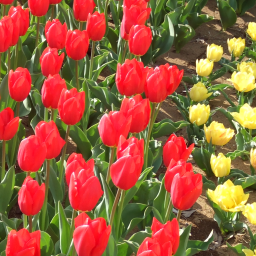
#> input picture img2.bmp, 256 x 256 px
$ python main.py
#> lines starting #> are read from the running program, lines starting #| are printed output that depends on the picture
#> in main, img is the input picture: shape (256, 256, 3); mean B, G, R 60.6, 93.5, 156

# Autores: Gabriel Baumgarten e Henrique Da Gama
# Universidade Tecnológica Federal do Paraná
#===============================================================================

import sys
import numpy as np
import cv2
import math

#===============================================================================

INPUT_IMAGE =  'img2.bmp'

# TODO: ajuste estes parâmetros!
NEGATIVO = False
THRESHOLD = 0.8
ALTURA_MIN = 10
LARGURA_MIN = 10
N_PIXELS_MIN = 400
# GRAY_SCALE = True
GRAY_SCALE = False

# números ímpares
WINDOW_SIZE = 9

#===============================================================================

def filtro_ingenuo(img):

    img_saida = np.zeros((img.shape[0], img.shape[1], 3), img.dtype)

    janela = math.floor(WINDOW_SIZE/2)

    if GRAY_SCALE:
        for linha in range(janela, img.shape[0] - janela ):
            for coluna in range(janela, img.shape[1] - janela ):
                soma = 0

                for window_row in range(-janela, janela + 1):
                    for window_column in range(-janela, janela + 1):
                        soma += img[linha+window_row][coluna+window_column][0]

                img_saida[linha][coluna] = soma/(WINDOW_SIZE*WINDOW_SIZE)
    else:
        for canal in range(3):
            for linha in range(janela, img.shape[0] - janela ):
                for coluna in range(janela, img.shape[1] - janela ):
                    soma = 0

                    for window_row in range(-janela, janela + 1):
                        for window_column in range(-janela, janela + 1):
                            soma += img[linha+window_row][coluna+window_column][canal]

                    img_saida[linha][coluna][canal] = soma/(WINDOW_SIZE*WINDOW_SIZE)
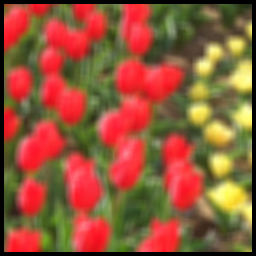
#> img_saida: shape (256, 256, 3) float32; mean B, G, R 0.224, 0.342, 0.577

    return img_saida


#===============================================================================

def filtro_separavel(img):

    img_buffer = np.zeros((img.shape[0], img.shape[1], 3), np.float64)
    img_saida = np.zeros((img.shape[0], img.shape[1], 3), np.float64)

    janela = math.floor(WINDOW_SIZE/2)

    if GRAY_SCALE:
        for linha in range(janela, img.shape[0] - janela):
            for coluna in range(janela, img.shape[1] - janela):
                soma = 0

                for window_column in range(-janela, janela + 1):

                    soma += img[linha][coluna-window_column][0]

                img_buffer[linha][coluna] = soma

        for coluna in range(janela, img.shape[1] - janela):
            for linha in range(janela, img.shape[0] - janela):
                soma = 0

                for window_row in range(-janela, janela + 1):

                    soma += img_buffer[linha-window_row][coluna]

                img_saida[linha][coluna] = soma/(WINDOW_SIZE*WINDOW_SIZE)

    else:
        for canal in range(3):
            for linha in range(janela, img.shape[0] - janela):
                for coluna in range(janela, img.shape[1] - janela):
                    soma = 0

                    for window_column in range(-janela, janela + 1):

                        soma += img[linha][coluna-window_column][canal]

                    img_buffer[linha][coluna][canal] = soma

            for coluna in range(janela, img.shape[1] - janela):
                for linha in range(janela, img.shape[0] - janela):
                    soma = 0

                    for window_row in range(-janela, janela + 1):

                        soma += img_buffer[linha-window_row][coluna][canal]

                    img_saida[linha][coluna][canal] = soma/(WINDOW_SIZE*WINDOW_SIZE)
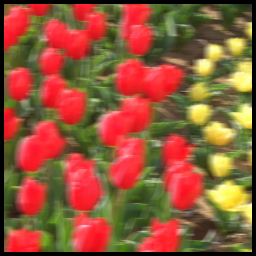
#> img_buffer: shape (256, 256, 3) float64; mean B, G, R 2.01, 3.08, 5.19; drawn with min black and max white
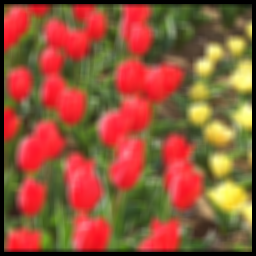
#> img_saida: shape (256, 256, 3) float64; mean B, G, R 0.222, 0.34, 0.572


    return img_saida

#===============================================================================

def filtro_integral(img):

    img_buffer = np.zeros((img.shape[0], img.shape[1], 3), np.float64)
    img_saida = np.zeros((img.shape[0], img.shape[1], 3), np.float64)

    if GRAY_SCALE:
        for linha in range(img.shape[0]):
            for coluna in range(img.shape[1]):
                soma = img[linha][coluna][0]

                if coluna - 1 >= 0:
                    soma += img_buffer[linha][coluna-1]

                img_buffer[linha][coluna] = soma

        for coluna in range(img.shape[1]):
            for linha in range(img.shape[0]):
                soma = img_buffer[linha][coluna]

                if linha - 1 >= 0:
                    soma += img_buffer[linha-1][coluna]

                img_buffer[linha][coluna] = soma


        janela = math.floor(WINDOW_SIZE/2)

        for linha in range(img.shape[0] - janela ):
            for coluna in range(img.shape[1] - janela ):
                soma = 0

                if coluna-janela-1 >0:
                    soma -= img_buffer[linha+janela if linha+janela < img.shape[0] else img.shape[0]-1][coluna-janela-1]
                else:
                    soma -= img_buffer[linha+janela if linha+janela < img.shape[0] else img.shape[0]-1][coluna-janela if coluna-janela >= 0 else 0]

                if linha-janela-1 >0:
                    soma -= img_buffer[linha-janela-1][coluna+janela if coluna+janela < img.shape[1] else img.shape[1]-1]
                else:
                    soma -= img_buffer[linha-janela if linha-janela >= 0 else 0 ][coluna+janela if coluna+janela < img.shape[1] else img.shape[1]-1]

                if coluna-janela-1 >0 and linha-janela-1 >0:
                    soma += img_buffer[linha-janela-1][coluna-janela-1]
                else:
                    soma += img_buffer[linha-janela if linha-janela >= 0 else 0][coluna-janela if coluna-janela >= 0 else 0]

                soma += img_buffer[linha+janela if linha+janela < img.shape[0] else img.shape[0]-1][coluna+janela if coluna+janela < img.shape[1] else img.shape[1]-1]


                img_saida[linha][coluna] = soma/(WINDOW_SIZE*WINDOW_SIZE)
    else:
        for canal in range(3):
            for linha in range(img.shape[0]):
                for coluna in range(img.shape[1]):
                    soma = img[linha][coluna][canal]

                    if coluna - 1 >= 0:
                        soma += img_buffer[linha][coluna-1][canal]

                    img_buffer[linha][coluna][canal] = soma

            for coluna in range(img.shape[1]):
                for linha in range(img.shape[0]):
                    soma = img_buffer[linha][coluna][canal]

                    if linha - 1 >= 0:
                        soma += img_buffer[linha-1][coluna][canal]

                    img_buffer[linha][coluna][canal] = soma


            janela = math.floor(WINDOW_SIZE/2)

            for linha in range( img.shape[0]  ):
                for coluna in range( img.shape[1] ):
                    soma = 0

                    if coluna-janela-1 >0:
                        soma -= img_buffer[linha+janela if linha+janela < img.shape[0] else img.shape[0]-1][coluna-janela-1][canal]
                    else:
                        soma -= img_buffer[linha+janela if linha+janela < img.shape[0] else img.shape[0]-1][coluna-janela if coluna-janela >= 0 else 0][canal]

                    if linha-janela-1 >0:
                        soma -= img_buffer[linha-janela-1][coluna+janela if coluna+janela < img.shape[1] else img.shape[1]-1][canal]
                    else:
                        soma -= img_buffer[linha-janela if linha-janela >= 0 else 0 ][coluna+janela if coluna+janela < img.shape[1] else img.shape[1]-1][canal]

                    if coluna-janela-1 >0 and linha-janela-1 >0:
                        soma += img_buffer[linha-janela-1][coluna-janela-1][canal]
                    else:
                        soma += img_buffer[linha-janela if linha-janela >= 0 else 0][coluna-janela if coluna-janela >= 0 else 0][canal]

                    soma += img_buffer[linha+janela if linha+janela < img.shape[0] else img.shape[0]-1][coluna+janela if coluna+janela < img.shape[1] else img.shape[1]-1][canal]

                    img_saida[linha][coluna][canal] = soma/(WINDOW_SIZE*WINDOW_SIZE)
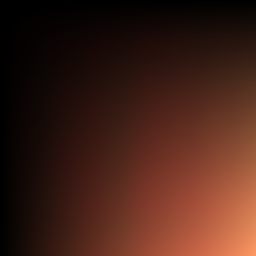
#> img_buffer: shape (256, 256, 3) float64; mean B, G, R 3712.5, 5260.6, 10514.3; drawn with min black and max white
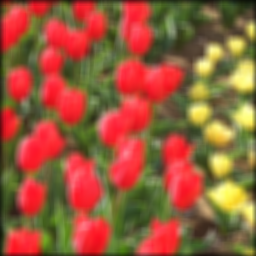
#> img_saida: shape (256, 256, 3) float64; mean B, G, R 0.233, 0.358, 0.6

    return img_saida

#===============================================================================

def main ():

    # Abre a imagem em escala de cinza.
    if GRAY_SCALE:
        img = cv2.imread (INPUT_IMAGE, cv2.IMREAD_GRAYSCALE)
    else:
        img = cv2.imread (INPUT_IMAGE, cv2.IMREAD_COLOR)


    if img is None:
        print ('Erro abrindo a imagem.\n')
        sys.exit ()

    # É uma boa prática manter o shape com 3 valores, independente da imagem ser
    # colorida ou não. Também já convertemos para float32.
    if GRAY_SCALE:
        img = img.reshape ((img.shape [0], img.shape [1], 1))
    img = img.astype (np.float32) / 255


    img_ingenuo = filtro_ingenuo(img)
    cv2.imshow("imagemSaidaIngenuo", img_ingenuo)
    cv2.imwrite ('imagemSaidaIngenuo.png', img_ingenuo*255)

    img_separavel = filtro_separavel(img)
    cv2.imshow("imagemSaidaSeparavel", img_separavel)
    cv2.imwrite ('imagemSaidaSeparavel.png', img_separavel*255)

    img_integral = filtro_integral(img)
    cv2.imshow("imagemSaidaIntegral", img_integral)
    cv2.imwrite ('imagemSaidaIntegral.png', img_integral*255)

    img_out = cv2.blur(img, (WINDOW_SIZE, WINDOW_SIZE))
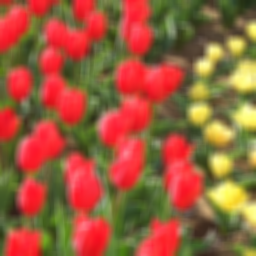
#> img_out: shape (256, 256, 3) float32; mean B, G, R 0.238, 0.367, 0.612
    cv2.imshow("imagemSaidaCV2", img_out)
    cv2.imwrite ('imagemSaidaCV2.png', img_out*255)


    cv2.waitKey ()
    cv2.destroyAllWindows ()


if __name__ == '__main__':
    main ()

#===============================================================================
